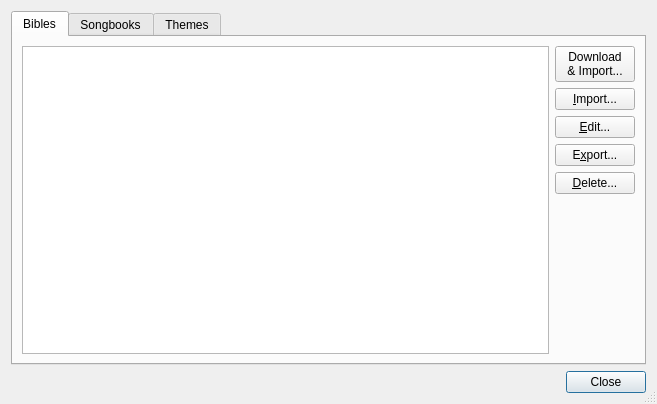
<?xml version="1.0" encoding="UTF-8"?>
<ui version="4.0">
 <class>ManageDataDialog</class>
 <widget class="QDialog" name="ManageDataDialog">
  <property name="geometry">
   <rect>
    <x>0</x>
    <y>0</y>
    <width>657</width>
    <height>404</height>
   </rect>
  </property>
  <property name="windowTitle">
   <string>Manage Database</string>
  </property>
  <property name="windowIcon">
   <iconset resource="../softprojector.qrc">
    <normaloff>:/icons/icons/database.png</normaloff>:/icons/icons/database.png</iconset>
  </property>
  <property name="sizeGripEnabled">
   <bool>true</bool>
  </property>
  <layout class="QGridLayout" name="gridLayout">
   <item row="1" column="0">
    <spacer name="horizontalSpacer">
     <property name="orientation">
      <enum>Qt::Horizontal</enum>
     </property>
     <property name="sizeHint" stdset="0">
      <size>
       <width>216</width>
       <height>20</height>
      </size>
     </property>
    </spacer>
   </item>
   <item row="1" column="1">
    <widget class="QPushButton" name="ok_pushButton">
     <property name="toolTip">
      <string>Close Manage Database Dialog</string>
     </property>
     <property name="text">
      <string>Close</string>
     </property>
     <property name="shortcut">
      <string>Ctrl+Q</string>
     </property>
    </widget>
   </item>
   <item row="0" column="0" colspan="2">
    <widget class="QTabWidget" name="tabWidget">
     <property name="currentIndex">
      <number>0</number>
     </property>
     <widget class="QWidget" name="tab">
      <attribute name="icon">
       <iconset resource="../softprojector.qrc">
        <normaloff>:/icons/icons/book.png</normaloff>:/icons/icons/book.png</iconset>
      </attribute>
      <attribute name="title">
       <string>Bibles</string>
      </attribute>
      <layout class="QHBoxLayout" name="horizontalLayout">
       <item>
        <widget class="QTableView" name="bibleTableView">
         <attribute name="horizontalHeaderStretchLastSection">
          <bool>true</bool>
         </attribute>
         <attribute name="verticalHeaderStretchLastSection">
          <bool>false</bool>
         </attribute>
        </widget>
       </item>
       <item>
        <layout class="QVBoxLayout" name="verticalLayout_3">
         <item>
          <widget class="QPushButton" name="pushButtonDownBible">
           <property name="enabled">
            <bool>true</bool>
           </property>
           <property name="text">
            <string>Download
&amp;&amp; Import...</string>
           </property>
          </widget>
         </item>
         <item>
          <widget class="QPushButton" name="import_bible_pushButton">
           <property name="toolTip">
            <string>Import a new Bible into your database</string>
           </property>
           <property name="text">
            <string>&amp;Import...</string>
           </property>
           <property name="shortcut">
            <string>Ctrl+I</string>
           </property>
           <property name="autoDefault">
            <bool>false</bool>
           </property>
          </widget>
         </item>
         <item>
          <widget class="QPushButton" name="edit_bible_pushButton">
           <property name="toolTip">
            <string>Edit Bible title of currently selected Bible.</string>
           </property>
           <property name="text">
            <string>&amp;Edit...</string>
           </property>
           <property name="shortcut">
            <string>Ctrl+E</string>
           </property>
          </widget>
         </item>
         <item>
          <widget class="QPushButton" name="export_bible_pushButton">
           <property name="toolTip">
            <string>Export currently selected Bible to share with others.</string>
           </property>
           <property name="text">
            <string>E&amp;xport...</string>
           </property>
           <property name="shortcut">
            <string>Ctrl+X</string>
           </property>
          </widget>
         </item>
         <item>
          <widget class="QPushButton" name="delete_bible_pushButton">
           <property name="toolTip">
            <string>Delete a Bible that you will no longer want to use in this program.</string>
           </property>
           <property name="text">
            <string>&amp;Delete...</string>
           </property>
           <property name="shortcut">
            <string>Ctrl+D</string>
           </property>
          </widget>
         </item>
         <item>
          <spacer name="verticalSpacer_2">
           <property name="orientation">
            <enum>Qt::Vertical</enum>
           </property>
           <property name="sizeHint" stdset="0">
            <size>
             <width>20</width>
             <height>40</height>
            </size>
           </property>
          </spacer>
         </item>
        </layout>
       </item>
      </layout>
     </widget>
     <widget class="QWidget" name="tab_2">
      <attribute name="icon">
       <iconset resource="../softprojector.qrc">
        <normaloff>:/icons/icons/song_tab.png</normaloff>:/icons/icons/song_tab.png</iconset>
      </attribute>
      <attribute name="title">
       <string>Songbooks</string>
      </attribute>
      <layout class="QHBoxLayout" name="horizontalLayout_2">
       <item>
        <widget class="QTableView" name="songbookTableView">
         <attribute name="horizontalHeaderStretchLastSection">
          <bool>true</bool>
         </attribute>
        </widget>
       </item>
       <item>
        <layout class="QVBoxLayout" name="verticalLayout">
         <item>
          <widget class="QPushButton" name="pushButtonDownSong">
           <property name="text">
            <string>Download
&amp;&amp; Import...</string>
           </property>
          </widget>
         </item>
         <item>
          <widget class="QPushButton" name="import_songbook_pushButton">
           <property name="toolTip">
            <string>Import a new Songbook into database.</string>
           </property>
           <property name="text">
            <string>&amp;Import...</string>
           </property>
           <property name="shortcut">
            <string>Ctrl+I</string>
           </property>
          </widget>
         </item>
         <item>
          <widget class="QPushButton" name="edit_songbook_pushButton">
           <property name="toolTip">
            <string>Edit the title and information about the Songbook.</string>
           </property>
           <property name="text">
            <string>&amp;Edit...</string>
           </property>
           <property name="shortcut">
            <string>Ctrl+E</string>
           </property>
          </widget>
         </item>
         <item>
          <widget class="QPushButton" name="export_songbook_pushButton">
           <property name="toolTip">
            <string>Export currently selected Songbook to be able to share with others and for backup.</string>
           </property>
           <property name="text">
            <string>E&amp;xport...</string>
           </property>
           <property name="shortcut">
            <string>Ctrl+X</string>
           </property>
          </widget>
         </item>
         <item>
          <widget class="QPushButton" name="delete_songbook_pushButton">
           <property name="toolTip">
            <string>Delete currently selected Songbook from database.</string>
           </property>
           <property name="text">
            <string>&amp;Delete...</string>
           </property>
           <property name="shortcut">
            <string>Ctrl+D</string>
           </property>
          </widget>
         </item>
         <item>
          <spacer name="verticalSpacer">
           <property name="orientation">
            <enum>Qt::Vertical</enum>
           </property>
           <property name="sizeHint" stdset="0">
            <size>
             <width>20</width>
             <height>40</height>
            </size>
           </property>
          </spacer>
         </item>
        </layout>
       </item>
      </layout>
     </widget>
     <widget class="QWidget" name="tab_3">
      <attribute name="title">
       <string>Themes</string>
      </attribute>
      <layout class="QHBoxLayout" name="horizontalLayout_3">
       <item>
        <widget class="QTableView" name="TableViewTheme">
         <attribute name="horizontalHeaderStretchLastSection">
          <bool>true</bool>
         </attribute>
        </widget>
       </item>
       <item>
        <layout class="QVBoxLayout" name="verticalLayout_2">
         <item>
          <widget class="QPushButton" name="pushButtonDownTheme">
           <property name="text">
            <string>Download
&amp;&amp; Import...</string>
           </property>
          </widget>
         </item>
         <item>
          <widget class="QPushButton" name="pushButtonThemeImport">
           <property name="toolTip">
            <string>Import a new Songbook into database.</string>
           </property>
           <property name="text">
            <string>&amp;Import...</string>
           </property>
           <property name="shortcut">
            <string>Ctrl+I</string>
           </property>
          </widget>
         </item>
         <item>
          <widget class="QPushButton" name="pushButtonThemeNew">
           <property name="toolTip">
            <string>Import a new Songbook into database.</string>
           </property>
           <property name="text">
            <string>&amp;New...</string>
           </property>
           <property name="shortcut">
            <string>Ctrl+I</string>
           </property>
          </widget>
         </item>
         <item>
          <widget class="QPushButton" name="pushButtonThemeEdit">
           <property name="toolTip">
            <string>Edit the title and information about the Songbook.</string>
           </property>
           <property name="text">
            <string>&amp;Edit...</string>
           </property>
           <property name="shortcut">
            <string>Ctrl+E</string>
           </property>
          </widget>
         </item>
         <item>
          <widget class="QPushButton" name="pushButtonThemeExport">
           <property name="toolTip">
            <string>Export currently selected Songbook to be able to share with others and for backup.</string>
           </property>
           <property name="text">
            <string>E&amp;xport...</string>
           </property>
           <property name="shortcut">
            <string>Ctrl+X</string>
           </property>
          </widget>
         </item>
         <item>
          <widget class="QPushButton" name="pushButtonThemeExportAll">
           <property name="toolTip">
            <string>Export currently selected Songbook to be able to share with others and for backup.</string>
           </property>
           <property name="text">
            <string>Export All...</string>
           </property>
           <property name="shortcut">
            <string>Ctrl+X</string>
           </property>
          </widget>
         </item>
         <item>
          <widget class="QPushButton" name="pushButtonThemeDelete">
           <property name="toolTip">
            <string>Delete currently selected Songbook from database.</string>
           </property>
           <property name="text">
            <string>&amp;Delete...</string>
           </property>
           <property name="shortcut">
            <string>Ctrl+D</string>
           </property>
          </widget>
         </item>
         <item>
          <spacer name="verticalSpacer_3">
           <property name="orientation">
            <enum>Qt::Vertical</enum>
           </property>
           <property name="sizeHint" stdset="0">
            <size>
             <width>20</width>
             <height>40</height>
            </size>
           </property>
          </spacer>
         </item>
        </layout>
       </item>
      </layout>
     </widget>
    </widget>
   </item>
  </layout>
 </widget>
 <tabstops>
  <tabstop>tabWidget</tabstop>
  <tabstop>bibleTableView</tabstop>
  <tabstop>pushButtonDownBible</tabstop>
  <tabstop>import_bible_pushButton</tabstop>
  <tabstop>edit_bible_pushButton</tabstop>
  <tabstop>export_bible_pushButton</tabstop>
  <tabstop>delete_bible_pushButton</tabstop>
  <tabstop>ok_pushButton</tabstop>
  <tabstop>songbookTableView</tabstop>
  <tabstop>pushButtonDownSong</tabstop>
  <tabstop>import_songbook_pushButton</tabstop>
  <tabstop>edit_songbook_pushButton</tabstop>
  <tabstop>export_songbook_pushButton</tabstop>
  <tabstop>delete_songbook_pushButton</tabstop>
  <tabstop>TableViewTheme</tabstop>
  <tabstop>pushButtonDownTheme</tabstop>
  <tabstop>pushButtonThemeImport</tabstop>
  <tabstop>pushButtonThemeNew</tabstop>
  <tabstop>pushButtonThemeEdit</tabstop>
  <tabstop>pushButtonThemeExport</tabstop>
  <tabstop>pushButtonThemeExportAll</tabstop>
  <tabstop>pushButtonThemeDelete</tabstop>
 </tabstops>
 <resources>
  <include location="../softprojector.qrc"/>
 </resources>
 <connections/>
</ui>
